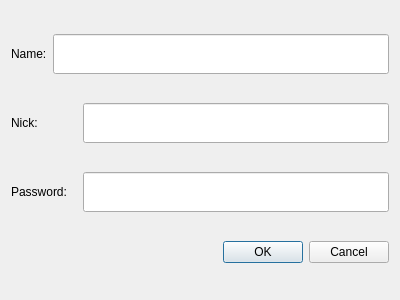
<?xml version="1.0" encoding="UTF-8"?>
<ui version="4.0">
 <class>CDlgJoinGroupChat</class>
 <widget class="QDialog" name="CDlgJoinGroupChat">
  <property name="geometry">
   <rect>
    <x>0</x>
    <y>0</y>
    <width>400</width>
    <height>300</height>
   </rect>
  </property>
  <property name="windowTitle">
   <string>Join group chat</string>
  </property>
  <layout class="QGridLayout" name="gridLayout">
   <item row="0" column="0">
    <layout class="QHBoxLayout" name="horizontalLayout">
     <item>
      <widget class="QLabel" name="label">
       <property name="sizePolicy">
        <sizepolicy hsizetype="Preferred" vsizetype="Fixed">
         <horstretch>0</horstretch>
         <verstretch>0</verstretch>
        </sizepolicy>
       </property>
       <property name="maximumSize">
        <size>
         <width>16777215</width>
         <height>40</height>
        </size>
       </property>
       <property name="text">
        <string>Name:</string>
       </property>
      </widget>
     </item>
     <item>
      <widget class="QLineEdit" name="txtId">
       <property name="maximumSize">
        <size>
         <width>16777215</width>
         <height>40</height>
        </size>
       </property>
      </widget>
     </item>
    </layout>
   </item>
   <item row="1" column="0">
    <layout class="QHBoxLayout" name="horizontalLayout_2">
     <item>
      <widget class="QLabel" name="label_2">
       <property name="sizePolicy">
        <sizepolicy hsizetype="Preferred" vsizetype="Fixed">
         <horstretch>0</horstretch>
         <verstretch>0</verstretch>
        </sizepolicy>
       </property>
       <property name="minimumSize">
        <size>
         <width>66</width>
         <height>0</height>
        </size>
       </property>
       <property name="maximumSize">
        <size>
         <width>16777215</width>
         <height>40</height>
        </size>
       </property>
       <property name="text">
        <string>Nick:</string>
       </property>
      </widget>
     </item>
     <item>
      <widget class="QLineEdit" name="txtNick">
       <property name="maximumSize">
        <size>
         <width>16777215</width>
         <height>40</height>
        </size>
       </property>
      </widget>
     </item>
    </layout>
   </item>
   <item row="2" column="0">
    <layout class="QHBoxLayout" name="horizontalLayout_3">
     <item>
      <widget class="QLabel" name="label_3">
       <property name="sizePolicy">
        <sizepolicy hsizetype="Preferred" vsizetype="Fixed">
         <horstretch>0</horstretch>
         <verstretch>0</verstretch>
        </sizepolicy>
       </property>
       <property name="minimumSize">
        <size>
         <width>66</width>
         <height>0</height>
        </size>
       </property>
       <property name="maximumSize">
        <size>
         <width>16777215</width>
         <height>40</height>
        </size>
       </property>
       <property name="text">
        <string>Password:</string>
       </property>
      </widget>
     </item>
     <item>
      <widget class="QLineEdit" name="txtPassword">
       <property name="maximumSize">
        <size>
         <width>16777215</width>
         <height>40</height>
        </size>
       </property>
       <property name="inputMethodHints">
        <set>Qt::ImhHiddenText|Qt::ImhNoAutoUppercase|Qt::ImhNoPredictiveText|Qt::ImhSensitiveData</set>
       </property>
       <property name="echoMode">
        <enum>QLineEdit::Password</enum>
       </property>
      </widget>
     </item>
    </layout>
   </item>
   <item row="3" column="0">
    <widget class="QDialogButtonBox" name="buttonBox">
     <property name="orientation">
      <enum>Qt::Horizontal</enum>
     </property>
     <property name="standardButtons">
      <set>QDialogButtonBox::Cancel|QDialogButtonBox::Ok</set>
     </property>
    </widget>
   </item>
  </layout>
 </widget>
 <resources/>
 <connections>
  <connection>
   <sender>buttonBox</sender>
   <signal>rejected()</signal>
   <receiver>CDlgJoinGroupChat</receiver>
   <slot>reject()</slot>
   <hints>
    <hint type="sourcelabel">
     <x>316</x>
     <y>260</y>
    </hint>
    <hint type="destinationlabel">
     <x>286</x>
     <y>274</y>
    </hint>
   </hints>
  </connection>
 </connections>
</ui>
